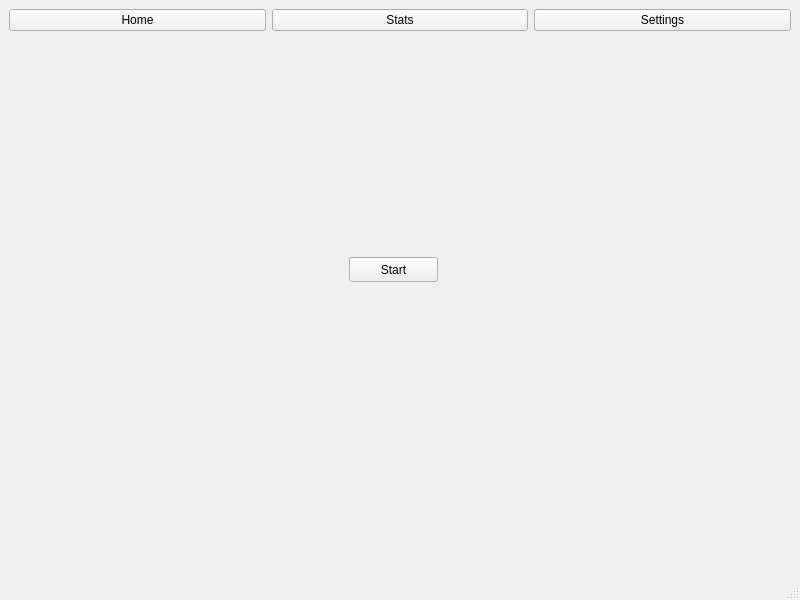
<?xml version="1.0" encoding="UTF-8"?>
<ui version="4.0">
 <class>MainWindow</class>
 <widget class="QMainWindow" name="MainWindow">
  <property name="geometry">
   <rect>
    <x>0</x>
    <y>0</y>
    <width>800</width>
    <height>600</height>
   </rect>
  </property>
  <property name="windowTitle">
   <string>MainWindow</string>
  </property>
  <widget class="QWidget" name="centralwidget">
   <layout class="QGridLayout" name="gridLayout">
    <item row="0" column="0">
     <layout class="QHBoxLayout" name="horizontalLayout_3">
      <item>
       <widget class="QPushButton" name="pushButton_3">
        <property name="text">
         <string>Home</string>
        </property>
       </widget>
      </item>
      <item>
       <widget class="QPushButton" name="pushButton_2">
        <property name="text">
         <string>Stats</string>
        </property>
       </widget>
      </item>
      <item>
       <widget class="QPushButton" name="pushButton">
        <property name="text">
         <string>Settings</string>
        </property>
       </widget>
      </item>
     </layout>
    </item>
    <item row="2" column="0">
     <widget class="QStackedWidget" name="stackedWidget">
      <property name="currentIndex">
       <number>0</number>
      </property>
      <widget class="QWidget" name="home">
       <widget class="QPushButton" name="start">
        <property name="geometry">
         <rect>
          <x>340</x>
          <y>220</y>
          <width>89</width>
          <height>25</height>
         </rect>
        </property>
        <property name="text">
         <string>Start</string>
        </property>
       </widget>
      </widget>
     </widget>
    </item>
   </layout>
  </widget>
  <widget class="QMenuBar" name="menubar">
   <property name="geometry">
    <rect>
     <x>0</x>
     <y>0</y>
     <width>800</width>
     <height>22</height>
    </rect>
   </property>
  </widget>
  <widget class="QStatusBar" name="statusbar"/>
 </widget>
 <resources/>
 <connections/>
</ui>
